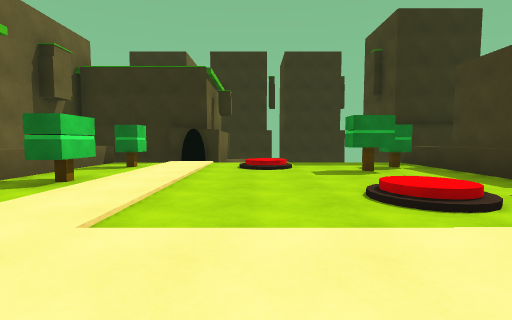
[1] (above)

14 first-person views from a walk through a Unity game level. The camera is 1.3 m above the floor, tilts 4° down and sees 85° across. The floor is counted in squares, 2 m on a side. Each view is taken from the middle of a square. On the plan, view 1 faces up. The plan holds only what a view shows up to about 9 squares ahead; the rest is blank. The place goes on beyond the plan.

[2]
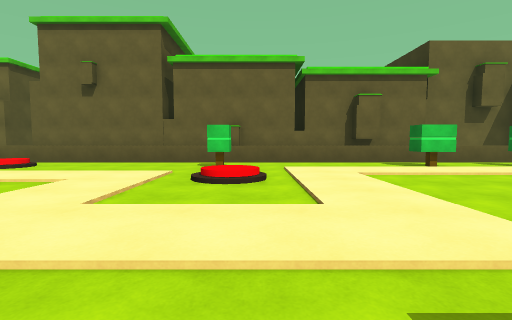

[3]
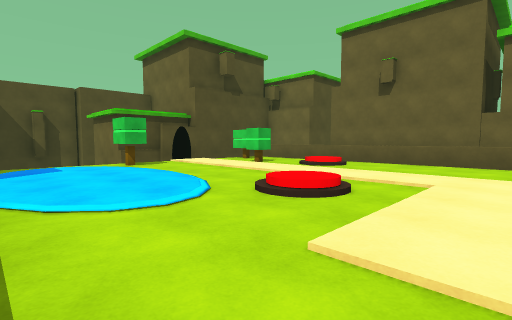

[4]
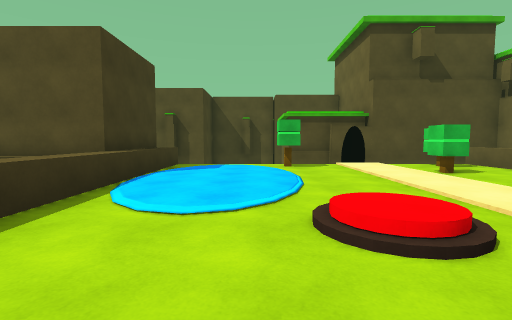

[5]
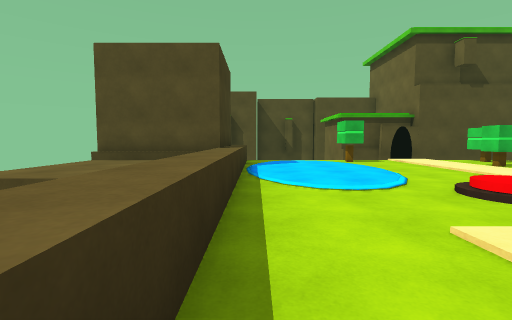

[6]
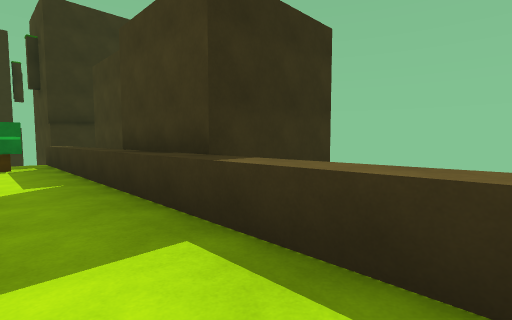

[7]
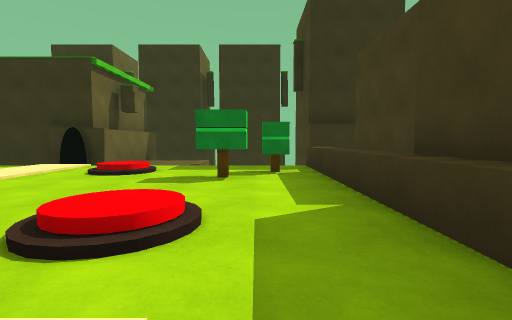

[8]
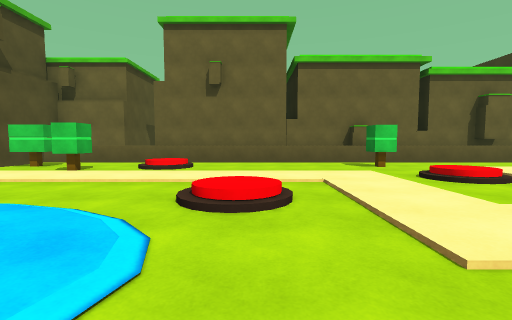

[9]
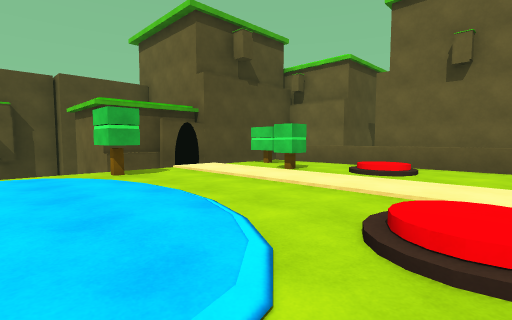

[10]
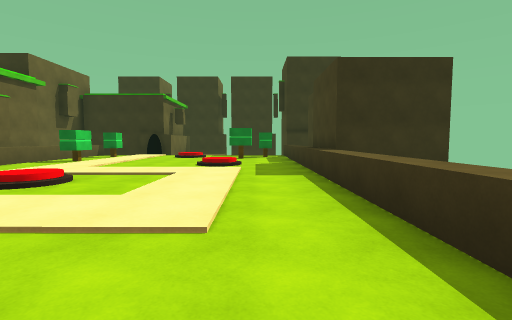

[11]
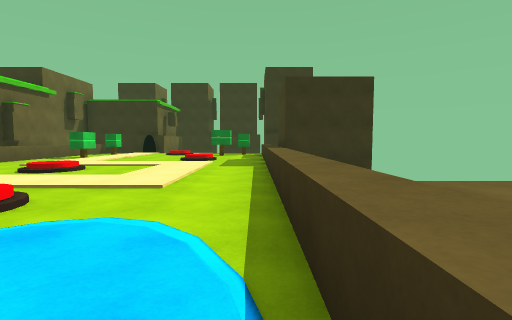

[12]
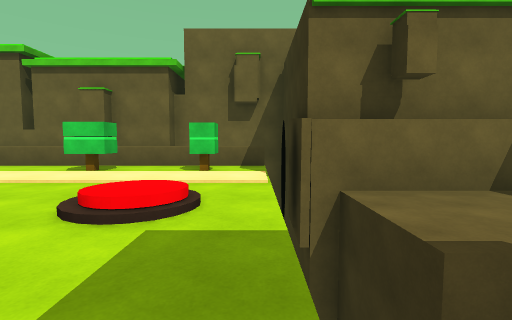

[13]
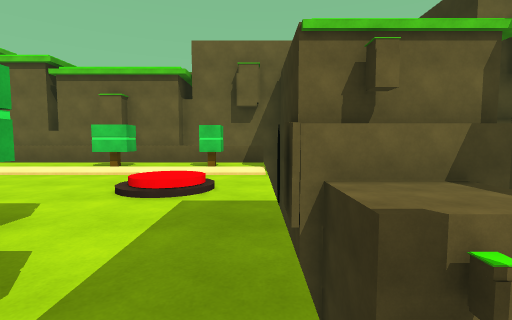

[14]
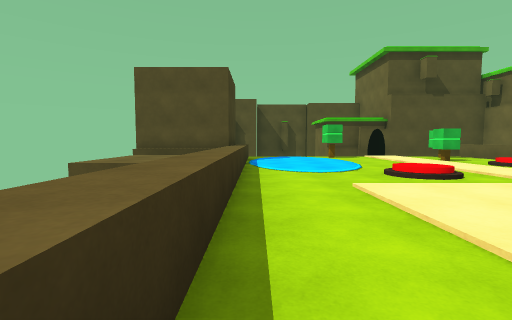

### Floor plan
Key: @ floor where view 1 was taken; # wall or solid block; x gap in a wall; . main floor; : floor 0.25 m higher than the main floor; - floor 0.25 m lower than the main floor; + floor 0.5 m higher than the main floor; / step, stairs or slope; ^ raised ledge; v drop or lower ground; T tree; O other object.
Columns run from 6 left of view 1 to 7 right of it. Each row starts with its distance up from view 1.
 11      ^ v
 10      ^-v
  9 ####^x     ##
  8 ##.........^
  7 #^.T..//.T.^
  6 #^..../.T..^
  5 ^#.........^
  4  #.T.......#
  3  #......+..#
  2  #.........###
  1  #.........^
  0  #.../@....^
 -1  O.T.//....^
 -2  #.........^
 -3  #.........^
 -4  #...../...^^^
 -5  #...../...^^^
 -6  #.//...::.^^^
 -7  #./....::/^^^
 -8  ^..T...::.#
 -9  ^.........#
-10 ##.T...O...^
-11 #######^
-12        ^
-13        ^

Positions as (right, up) in squares from view 1, and headings:
1: (0, 0), facing up
2: (4, 0), facing left
3: (4, -2), facing down-left
4: (2, -2), facing down
5: (4, -1), facing down
6: (3, -1), facing up-right
7: (3, 1), facing up
8: (4, -4), facing left
9: (3, -4), facing down-left
10: (3, -5), facing up
11: (4, -7), facing up
12: (3, 8), facing left
13: (4, 8), facing left
14: (4, 1), facing down
